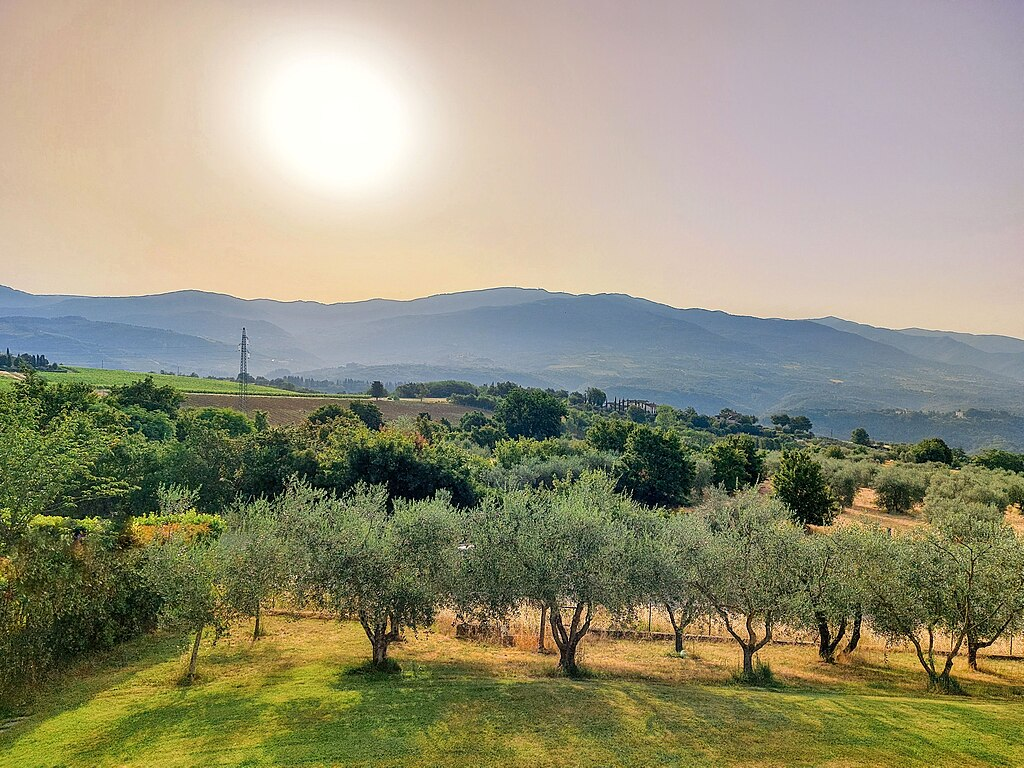
#> input picture image.jpg, 1024 x 768 px, found by its file name
$ jupyter execute --allow-errors visioncraft_assignment_2.ipynb   (text cells are left out)
#> lines starting #> are read from the running program, lines starting #| are printed output that depends on the picture; pictures that were not available may be replaced by others from this repository, and a replacement may not be noted
[cell 1]
import cv2 as cv
from google.colab.patches import cv2_imshow

[cell 2]
img=cv.imread('/content/image.jpg')
#> img is the input picture: shape (768, 1024, 3); mean B, G, R 121.2, 146.6, 149.9
output_gray=cv.cvtColor(img,cv.COLOR_BGR2GRAY)
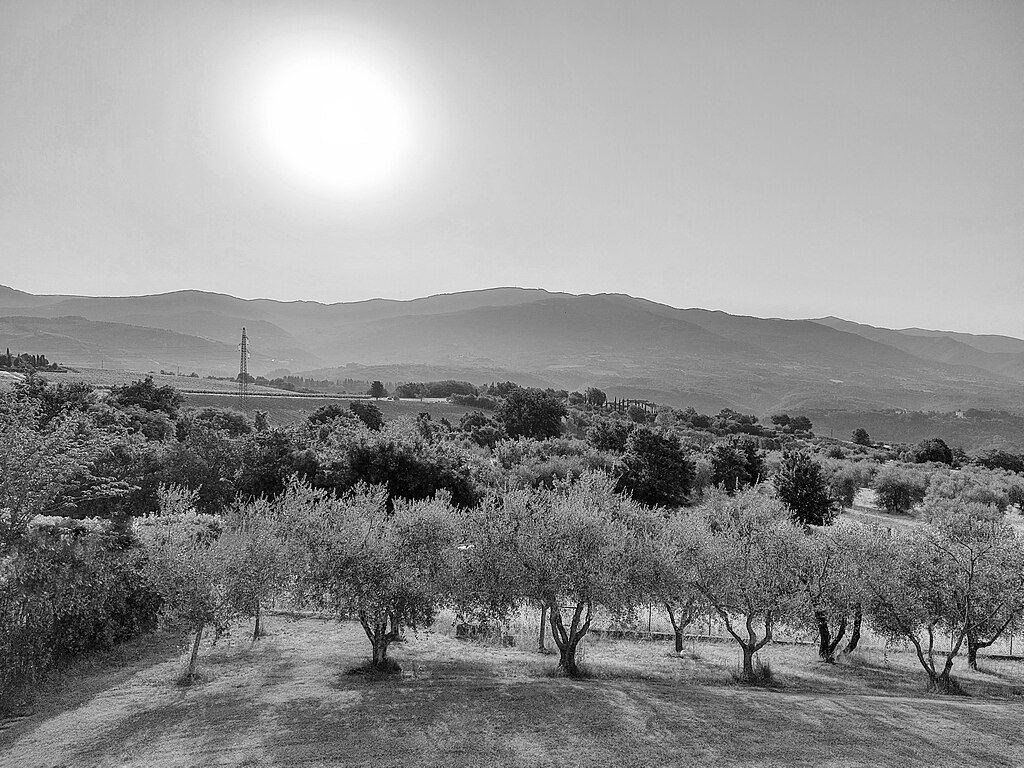
#> output_gray: shape (768, 1024); min 0, max 255, mean 144.7
cv2_imshow(output_gray)
cv.imwrite('output_gray.jpg',output_gray)
#> Out = True

[cell 3]
import os
vid=cv.VideoCapture('/content/object video.mp4')
currentframe=0

if not os.path.exists('frames'):
  os.makedirs('frames')

while (True):
  success, frame=vid.read()
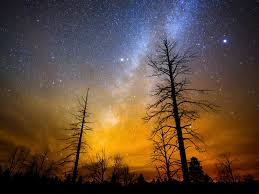
#> input picture Soumya_241034/image.jpg, 259 x 194 px, given in place of object video.mp4, which was not available
#> frame is the input picture: shape (194, 259, 3); mean B, G, R 58, 74.9, 96.8
  if not success:
    break
  cv2_imshow(frame)
  if currentframe%30==0:
    cv.imwrite('/content/frames/frame'+str(currentframe)+'.jpg',frame)
  currentframe+=1
  if cv.waitKey(20) & 0xFF==ord('q'):
#> (key q is pressed here)
    break
vid.release()
cv.destroyAllWindows()

[cell 4]
def rotate(img,angle,rotPoint=None):
#> called with angle = -90
  (height,width)=img.shape[:2]
#> height = 768; width = 1024
  if rotPoint is None:
    rotPoint=(width//2,height//2)
#> rotPoint = (512, 384)

  rotmat=cv.getRotationMatrix2D(rotPoint,angle,1.0)
  dimensions=(width,height)
#> dimensions = (1024, 768)
  return cv.warpAffine(img,rotmat,dimensions)
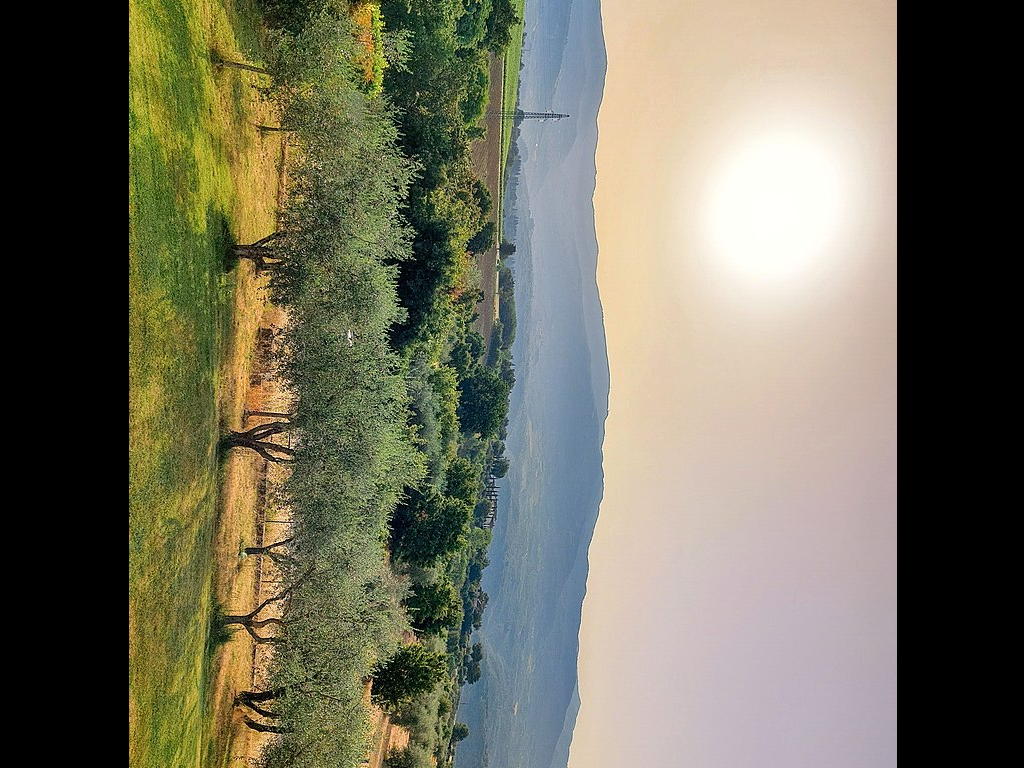
#> returned value: shape (768, 1024, 3); mean of channels 0, 1, 2 93, 111.4, 113.8; drawn as B, G, R
rotated=rotate(img,-90)
cv2_imshow(rotated)
cv.imwrite('rotated_image.jpg',rotated)
#> Out = True

[cell 5]
image = cv.imread('/content/image.jpg')
new_width = 800
new_height =600
resized_image = cv.resize(image, (new_width, new_height))
cv2_imshow(resized_image)
cv.imwrite('path/to/save/resized_image.jpg', resized_image)

cropped_image=resized_image[200:400,300:500]
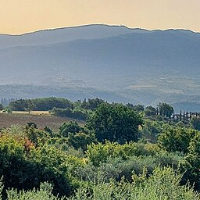
#> cropped_image: shape (200, 200, 3); mean B, G, R 121.1, 129.8, 118.4
cv2_imshow(cropped_image)
cv.imwrite('cropped_image.jpg',cropped_image)
#> Out = True
#> `edges=cv.Canny(frame,100,200)`:
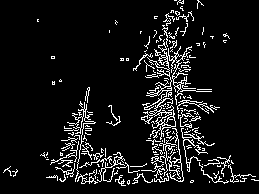
#> edges: shape (194, 259); 8.5% white in thin lines or dots

[cell 6]
capture=cv.VideoCapture(r"/content/object video.mp4")
#> (the rest of this cell did not finish here and is left out)

[cell 7]
gaussian_blur=cv.GaussianBlur(img,(5,5),cv.BORDER_DEFAULT)
cv2_imshow(gaussian_blur)
cv.imwrite('gaussian_blur.jpg',gaussian_blur)
#> Out = True

[cell 8]
img=cv.imread('/content/image.jpg')
blue_circle=cv.circle(img,(img.shape[1]//2,img.shape[0]//2),50,(255,0,0),-1)
green_rectangle=cv.rectangle(img,(img.shape[1]-100,img.shape[0]-50),(img.shape[1],img.shape[0]),(0,255,0),-1)
cv2_imshow(green_rectangle)
cv.imwrite('shapes_drawn.jpg',green_rectangle)
#> Out = True

[cell 9]
img=cv.imread('/content/image.jpg')
hsv_image=cv.cvtColor(img,cv.COLOR_BGR2HSV)
#> hsv_image: shape (768, 1024, 3); mean H, S, V 51.5, 87, 158.5
cv2_imshow(hsv_image)
cv.imwrite('hsv_image.jpg',hsv_image)
#> Out = True
